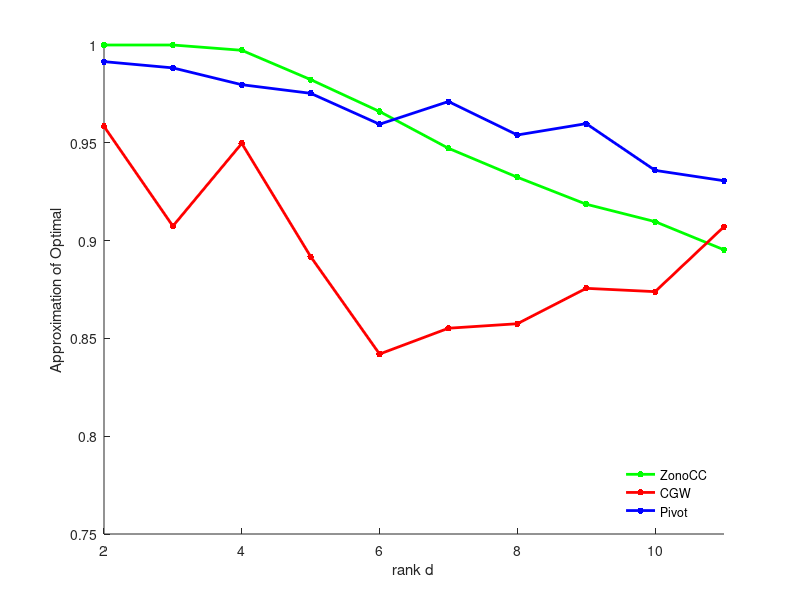
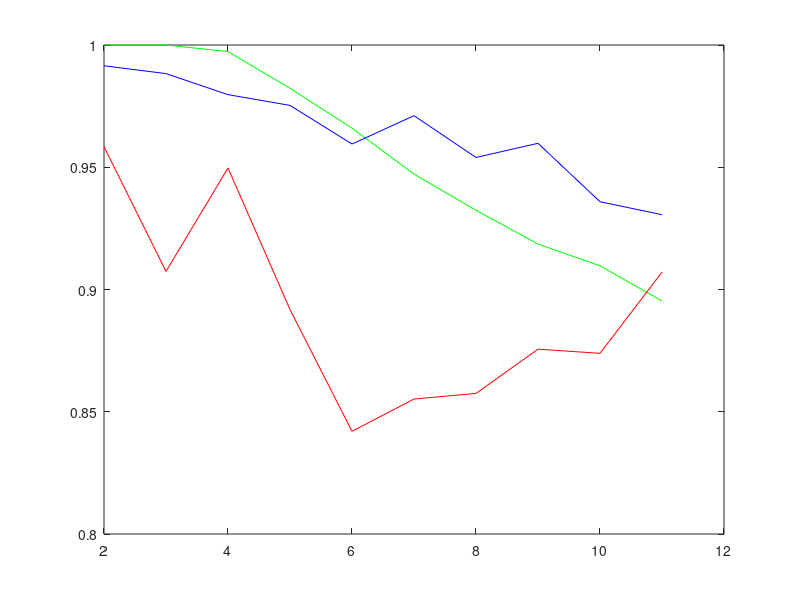

MATLAB code to generate these figures, in order: (Note: this script raises an error after producing the figures.)
%% First Half of data
% Pivot runs for 1000 times.

% This is data copied from running the synthetic experiments on other
% computers

dList1 = [2 3 4 5 10 11];

ObjZono = [    1.0000    1.0000    1.0000    1.0000    1.0000
    0.9998    0.9984    1.0000    1.0000    1.0000
    0.9989    0.9973    0.9933    0.9981    0.9967
    0.9811    0.9972    0.9872    0.9823    0.9781
    0.9031    0.9136    0.9097    0.9249    0.9042
    0.9080    0.8953    0.8851    0.8867    0.9103];

ObjPivot = [     0.9822    0.9785    1.0000    0.9964    0.9915
    0.9944    0.9916    0.9651    0.9815    0.9883
    0.9843    0.9731    0.9857    0.9613    0.9797
    0.9817    0.9808    0.9748    0.9753    0.9638
    0.9341    0.9487    0.9359    0.9357    0.9664
    0.9581    0.9306    0.9166    0.9255    0.9420];

ObjCGW = [    0.9690    0.9584    1.0000    0.9378    0.9171
    0.9544    0.9023    0.8550    0.9712    0.9074
    0.9797    0.8384    0.9497    0.8392    0.9620
    0.9754    0.9682    0.8918    0.8767    0.8702
    0.9315    0.8634    0.8739    0.9105    0.8630
    0.9523    0.8425    0.9071    0.9391    0.9017];

tPiv = [    1.9148    1.8887    1.8875    2.0682    1.8795
    2.2384    2.2587    2.0290    1.9997    1.8682
    1.9662    2.0338    2.2210    2.0902    1.8411
    1.9984    2.0826    1.8984    2.2501    1.8205
    1.9120    1.8605    1.8556    1.8529    1.8394
    1.8521    1.8504    1.8497    1.8462    1.8626];

tZono = [    1.8503    2.1737    1.9788    1.9104    1.9344
    2.2198    2.4757    2.6930    2.4517    2.3781
    2.9596    2.9865    2.9047    3.2474    3.0651
    3.6629    3.5940    3.6675    3.5958    3.8187
    7.4279    7.1716    8.7353    7.4060    7.2136
    8.3520    8.2982    8.4216    8.3270    8.3391];

tCGW = [    8.1018    7.0454    6.9968    7.0941    6.6161
    7.3875    7.2384    8.2352    7.8615    7.0848
    6.8095    6.9621    6.4822    7.8886    6.5682
    6.7750    6.1414    6.5830    6.2595    6.1748
    6.1688    5.5063    5.3351    5.6386    5.7810
    5.6175    5.6652    5.3600    5.5243    6.0345];

tExact = [   0.002853206000000   0.001942805000000   0.001545328000000   0.001777937000000   0.001503161000000
   0.099576056000000   0.013406120000000   0.002204984000000   0.001993164000000   0.007961883000000
   0.023873982000000   0.005726158000000   0.254152735000000   0.132850266000000   0.006926990000000
   0.004947824000000   3.036828417000000   0.908592112000000   0.016282732000000   0.050423434000000
   0.006835532000000   4.582801795000000   0.353597889000000   4.220968814000000   1.462327077000000
   4.333688003000000   0.407422252000000   0.024624037000000   0.031760244000000   1.423594497000000]*1000;

%% Medians

tz = median(tZono,2);
tp = median(tPiv,2);
tE = median(tExact,2);
tc = median(tCGW,2);
oz = median(ObjZono,2);
op = median(ObjPivot,2);
oc = median(ObjCGW,2);

%% Next list

dList2 = [6 7 8 9];

ObjCGW = [
    0.8420    0.7864    0.8873    0.7995    0.9240
    1.4700    0.8470    0.9509    0.8398    0.8552
    0.8126    0.7694    0.8990    0.8575    0.9428
    0.8705    0.8990    0.8850    0.8717    0.8756];

ObjPivot =[

    0.9700    0.9606    0.9595    0.9472    0.9574
    1.5563    0.9711    0.9599    0.9718    0.9679
    0.9653    0.9515    0.9466    0.9540    0.9700
    0.9672    0.9598    0.9494    0.9726    0.9373];

ObjZono =[

    0.9668    0.9660    0.9660    0.9653    0.9527
    1.5067    0.9472    0.9452    0.9475    0.9424
    0.9329    0.9307    0.9290    0.9404    0.9324
    0.9186    0.9386    0.9099    0.9209    0.9040
];

tZono =[

    4.1029    5.4577    5.4030    4.0571    4.1383
    4.7253    4.8507    6.0046    4.9288    4.7104
    6.6924    7.3416    7.1226    6.0356    5.7437
    6.6001    6.4804    6.3230    6.5073    6.3662];

tPiv =[

    1.9262    1.8384    1.8566    2.2216    1.9456
    2.2483    2.3760    2.2970    1.8380    1.8821
    2.0591    2.0505    2.0302    2.0275    1.8303
    1.8056    1.9933    2.0047    2.1393    1.9330];

tExact =[

    0.0048    0.0455    0.0752    1.1793    0.0060
    0.0984    0.1771    0.0627    0.0414    0.0815
    1.7522    0.9091    0.0422    1.0579    1.8741
    0.3706    1.2711    0.0558    0.0039    0.0459]*1000;

tCGW =[

    6.9994    5.7635    5.8463    5.8953    6.5814
    6.0065    5.8590    6.1652    5.6492    5.8779
    7.1915    7.3563    6.6580    6.7901    5.9654
    5.6666    5.5927    6.1080    6.3998    5.9279];

%% New Medians:

tz2 = median(tZono,2);
tp2 = median(tPiv,2);
tE2 = median(tExact,2);
tc2 = median(tCGW,2);
oz2 = median(ObjZono,2);
op2 = median(ObjPivot,2);
oc2 = median(ObjCGW,2);

%% Everything

Objectives = sortrows([oz op oc dList1'; oz2 op2 oc2 dList2'],4);
dList = Objectives(:,4);
oZ = Objectives(:,1);
oP = Objectives(:,2);
oC = Objectives(:,3);
figure(5)
plot(dList,oZ,'g');
hold on
plot(dList,oP,'b');
hold on
plot(dList,oC,'r');

%% Plot
figure(1); clf;
Ds = dList;
dmax = 11;
%plot(Ds,Objectives,'.-','LineWidth',2,'markersize',15);
plot(Ds,oZ,'.-','LineWidth',2,'markersize',15,'color','g');
hold on
plot(Ds,oC,'.-','LineWidth',2,'markersize',15,'color','r');
hold on
plot(Ds,oP,'.-','LineWidth',2,'markersize',15,'color','b');
box off
%set(gca,'XTick',[2,15])
%set(gca,'XTickLabel',[2,15]);
xlim([2,dmax]);
ylim([.75,1]);
legend('ZonoCC','CGW','Pivot')
legend('Location','Southeast');
legend boxoff
xlabel('rank d');
ylabel({'Approximation of Optimal'});
set_figure_size([2.25*1.5,1.75*1.5]);
%
%print(gcf,sprintf('Synthetic1Objectives.pdf'),'-dpdf');
print(gcf,sprintf('Syn1.eps'),'-depsc2');
Process_AtendHeader('Syn1.eps','');


%% Times

Times = sortrows([dList1' tE tc tz tp; dList2' tE2 tc2 tz2 tp2],1);
